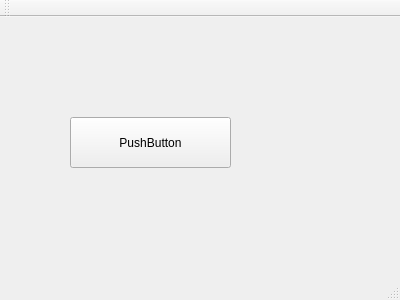
<?xml version="1.0" encoding="UTF-8"?>
<ui version="4.0">
 <class>MainWindow</class>
 <widget class="QMainWindow" name="MainWindow">
  <property name="geometry">
   <rect>
    <x>0</x>
    <y>0</y>
    <width>400</width>
    <height>300</height>
   </rect>
  </property>
  <property name="windowTitle">
   <string>MainWindow</string>
  </property>
  <widget class="QWidget" name="centralWidget">
   <widget class="QPushButton" name="pushButton">
    <property name="geometry">
     <rect>
      <x>70</x>
      <y>100</y>
      <width>161</width>
      <height>51</height>
     </rect>
    </property>
    <property name="text">
     <string>PushButton</string>
    </property>
   </widget>
  </widget>
  <widget class="QMenuBar" name="menuBar">
   <property name="geometry">
    <rect>
     <x>0</x>
     <y>0</y>
     <width>400</width>
     <height>26</height>
    </rect>
   </property>
  </widget>
  <widget class="QToolBar" name="mainToolBar">
   <attribute name="toolBarArea">
    <enum>TopToolBarArea</enum>
   </attribute>
   <attribute name="toolBarBreak">
    <bool>false</bool>
   </attribute>
  </widget>
  <widget class="QStatusBar" name="statusBar"/>
 </widget>
 <layoutdefault spacing="6" margin="11"/>
 <resources/>
 <connections/>
</ui>
